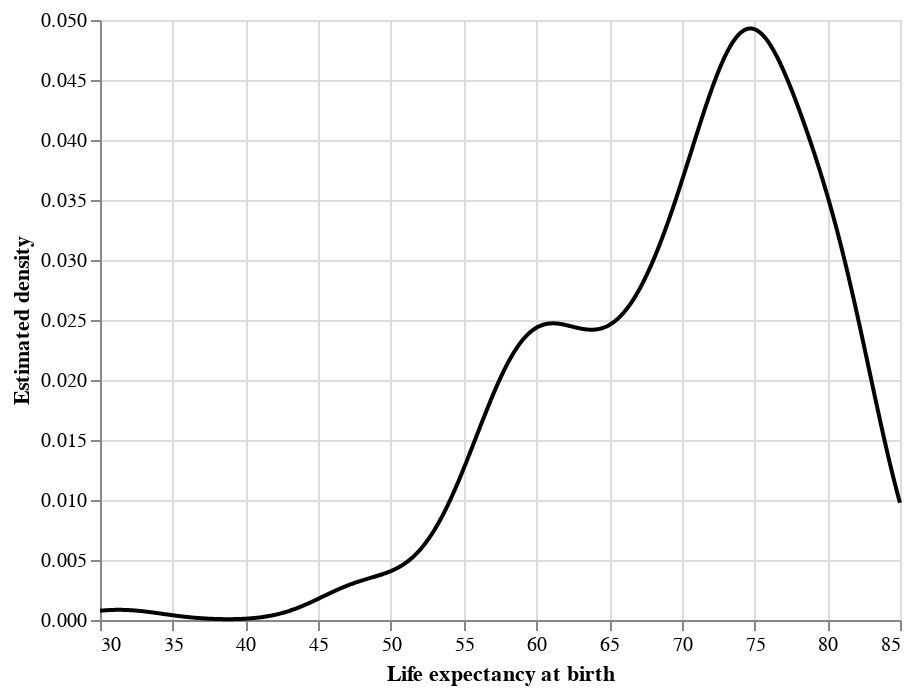

Notebook code for this chart:
### Markdown cell above
---
## 1. Density estimation

Now that you have a sense of how transforms work, we can explore transforms that perform more sophisticated operations. We're going to focus on a technique known as *kernel density estimation*.

Histograms show the distribution of values in the sample. Let's call the density-scale histogram the *empirical density*. A **kernel density estimate** is simply _**a smoothing of the empirical density**_. (It's called an 'estimate' because it's often construed as an approximation of the distribution of population values that the sample came from.)

Often the point of visualizing the distribution of a variable is to discern the shape, spread, center, and tails of the distribution to answer certain questions:
* what's a typical value?
* are there multiple typical values (multi-modal)?
* are there outliers?
* is the distribution skewed?

Density estimates are often easier to work with in exploratory analysis because it is visually easier to distinguish the shape of a smooth curve than the shape of a bunch of bars (unless you're really far away!). 

'Kernel density estimate' sounds fancy, but it's surprisingly easy to plot using `.transform_density()`. The cell below generates a density estimate of life expectancies across the globe in 2010. Notice the commented lines explaining the syntax.

### Code cell
# plot kernel density estimate of life expectancies in 2010
alt.Chart(
    data
).transform_filter(
    alt.FieldEqualPredicate(field = 'Year', 
                            equal = 2010)
).transform_density(
    density = 'All', # variable to smooth
    as_ = ['Life expectancy at birth', 'Estimated density'], # names of outputs
    bandwidth = 3, # how smooth?
    extent = [30, 85], # domain on which the smooth is defined
    steps = 1000 # for plotting: number of points to generate for plotting line
).mark_line(color = 'black').encode(
    x = 'Life expectancy at birth:Q',
    y = 'Estimated density:Q'
)

### Figure 1 — Vega-Lite specification as saved in the notebook (floating-point values rounded to 4 significant figures; data arrays with more than 128 entries replaced by an {"elided": "..."} marker saying what was removed)
{"config": {"view": {"continuousWidth": 400, "continuousHeight": 300}}, "data": {"name": "data-c482617b7135038ac9b5a73542beb500"}, "mark": {"type": "line", "color": "black"}, "encoding": {"x": {"type": "quantitative", "field": "Life expectancy at birth"}, "y": {"type": "quantitative", "field": "Estimated density"}}, "transform": [{"filter": {"equal": 2010, "field": "Year"}}, {"density": "All", "bandwidth": 3, "extent": [30, 85], "steps": 1000, "as": ["Life expectancy at birth", "Estimated density"]}], "$schema": "https://vega.github.io/schema/vega-lite/v4.8.1.json", "datasets": {"data-c482617b7135038ac9b5a73542beb500": {"elided": "620 records"}}}
